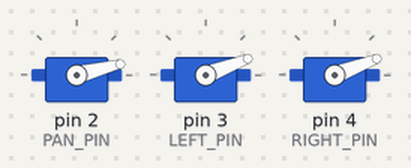
Recording of a sketch running on a simulated Arduino Uno, built with avr-gcc and run on an emulated ATmega328P. Parts: 3 × servo. What the sketch prints to the serial monitor is not drawn.

Above: at 0.15 s.
At 4.95 s:
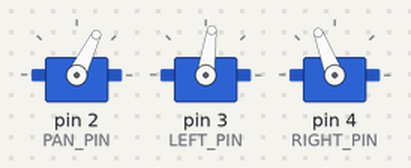
At 10.08 s:
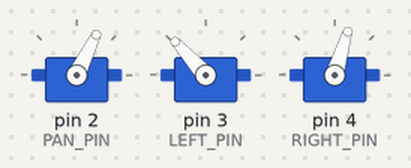
At 20.06 s:
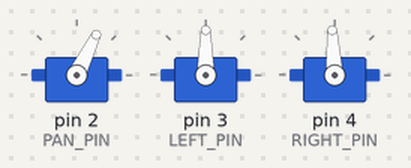
At 29.64 s:
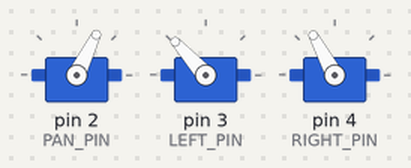
At 39.62 s:
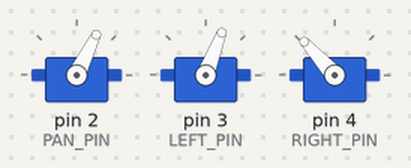
Timing chart, 0 to 40.0 s (numbered marks = the images above):
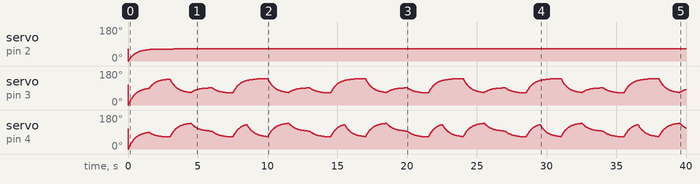

The sketch:

testSmoothNeck.ino
```cpp
#include <Servo.h>
#define PAN_PIN 2
#define LEFT_PIN  3
#define RIGHT_PIN 4

int pot1 = 512;
int pot2 = 512;
int pot3 = 512;

float pot1Scaled;
float pot2Scaled;
float pot3Scaled;

float pot1Smoothed = 512;
float pot2Smoothed = 512;
float pot3Smoothed = 512;

float pot1SmoothedPrev = 512;
float pot2SmoothedPrev = 512;
float pot3SmoothedPrev = 512;

unsigned long currentMillis;
long previousMillis = 0;    // set up timers
long interval = 5;        // time constant for timer

int stepFlag = 0;
long previousStepMillis = 0;

Servo servo1;
Servo servo2;
Servo servo3;

int min_servo = 200;
int max_servo = 1000;

void setup() {

  Serial.begin(115200);

  servo1.attach( PAN_PIN ); // pan
  servo2.attach( LEFT_PIN ); //
  servo3.attach( RIGHT_PIN );
  //[1000, 2000] // [CCW, CW], 1500 - middle
  //[700, 2300]
  servo1.writeMicroseconds(1200);
  servo2.writeMicroseconds(1650);
  servo3.writeMicroseconds(1650);

}

void loop() {

  currentMillis = millis();
  if (currentMillis - previousMillis >= interval) {  // start 5ms timed loop
      previousMillis = currentMillis;

      // step sequencer

      if (stepFlag == 0 && currentMillis - previousStepMillis > 500) {
        pot1 = 512;
        stepFlag = 1;
        previousStepMillis = currentMillis;
      }

      else if (stepFlag == 1 && currentMillis - previousStepMillis > 1000) {
//        pot1 = 1024;
        pot2 = max_servo;
        pot3 = min_servo;
        stepFlag = 2;
        previousStepMillis = currentMillis;
      }

      else if (stepFlag == 2 && currentMillis - previousStepMillis > 1500) {
//        pot1 = 0;
        pot2 = min_servo;
        pot3 = max_servo;
        stepFlag = 3;
        previousStepMillis = currentMillis;
      }

      if (stepFlag == 3 && currentMillis - previousStepMillis > 1500) {
        pot2 = 512;
        pot3 = 512;
        stepFlag = 4;
        previousStepMillis = currentMillis;
      }

      if (stepFlag == 4 && currentMillis - previousStepMillis > 1500) {
        pot2 = min_servo;
        pot3 = min_servo;
        stepFlag = 5;
        previousStepMillis = currentMillis;
      }
      if (stepFlag == 5 && currentMillis - previousStepMillis > 1500) {
        pot2 = max_servo;
        pot3 = max_servo;
        stepFlag = 1;
        previousStepMillis = currentMillis;
      }

      // end of step sequencer


      // scale all pots for the servo microseconds range

      pot1Scaled = ((pot1 - 512) * -1.6) + 1200;
      pot2Scaled = (pot2 - 512) + 1500;
      pot3Scaled = (pot3 - 512) + 1500;

//      pot4Scaled = constrain(pot4Scaled,900,1500);

      // smooth pots

      pot1Smoothed = (pot1Scaled * 0.01) + (pot1SmoothedPrev * 0.99);
      pot2Smoothed = (pot2Scaled * 0.01) + (pot2SmoothedPrev * 0.99);
      pot3Smoothed = (pot3Scaled * 0.01) + (pot3SmoothedPrev * 0.99);

      // bookmark previous values

      pot1SmoothedPrev = pot1Smoothed;
      pot2SmoothedPrev = pot2Smoothed;
      pot3SmoothedPrev = pot3Smoothed;

      Serial.print(pot1Smoothed);
      Serial.print(" , ");
      Serial.print(pot2Smoothed);
      Serial.print(" , ");
      Serial.println(pot3Smoothed);
      // write servos

      servo1.writeMicroseconds(pot1Smoothed);                     // neck rotate
      servo2.writeMicroseconds(pot2Smoothed);      // neck left
      servo3.writeMicroseconds(pot3Smoothed);      // neck right

  } // end of timed loop


} // end if main loop
```
